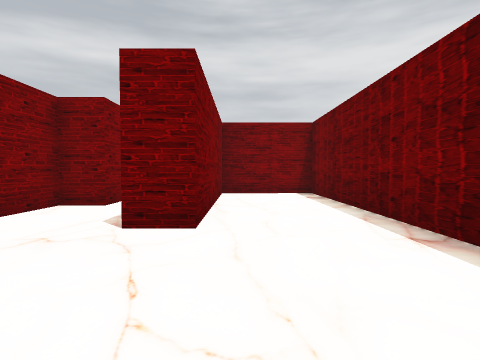
View 1 (above)

18 first-person views from a walk through a scene from a Unity 3-D project. The camera is 1.4 m above the floor, tilts 2° down and sees 80° across. The floor is counted in squares, 2 m on a side. Each view is taken from the middle of a square. On the plan, view 1 faces up. The plan holds only what a view shows up to about 10 squares ahead; the rest is blank.

View 2
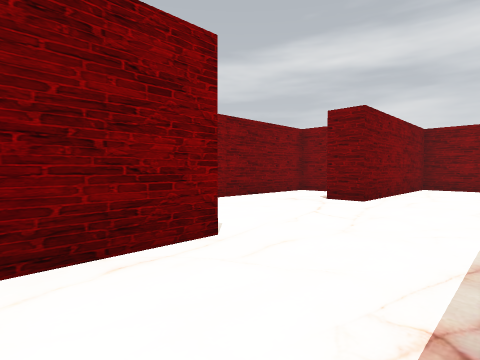

View 3
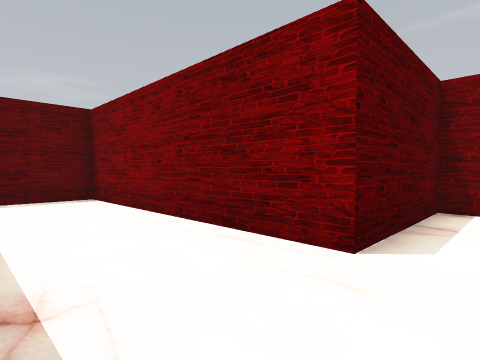

View 4
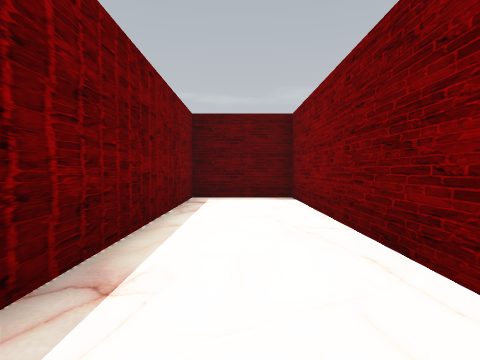

View 5
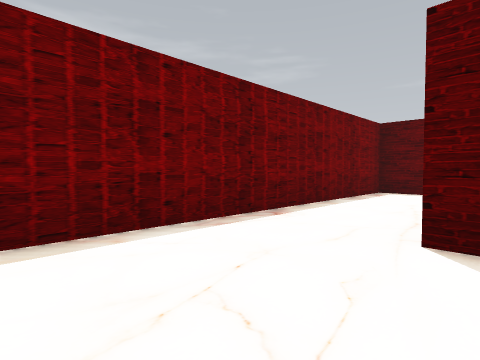

View 6
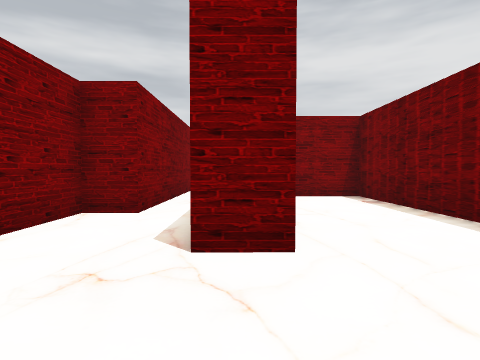

View 7
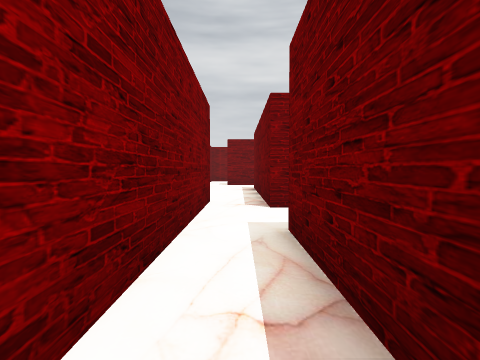

View 8
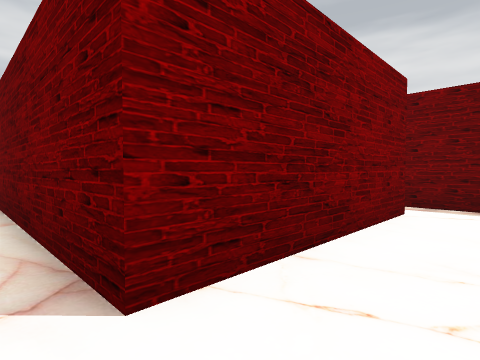

View 9
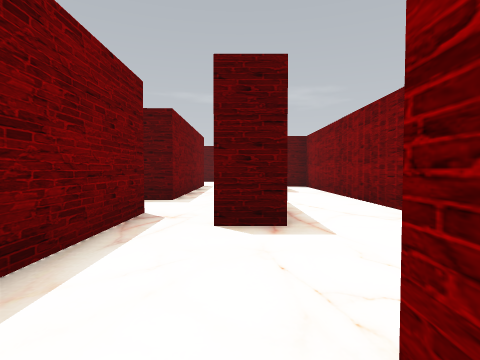

View 10
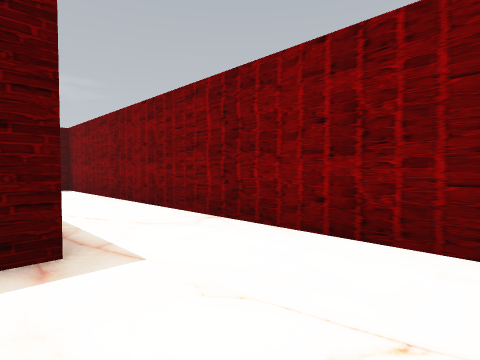

View 11
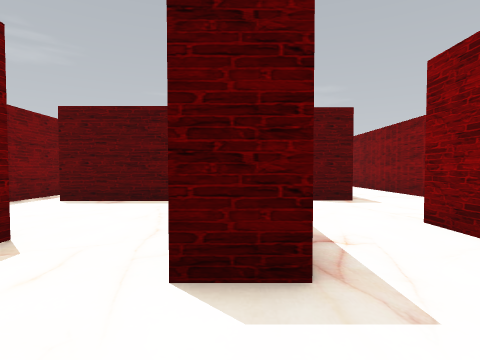

View 12
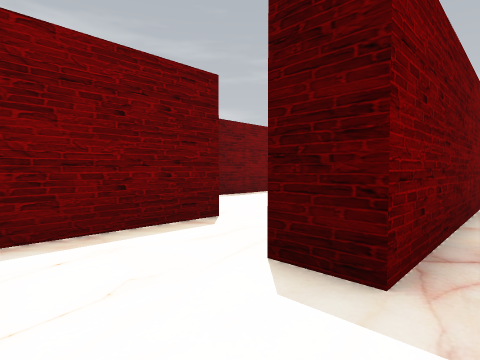

View 13
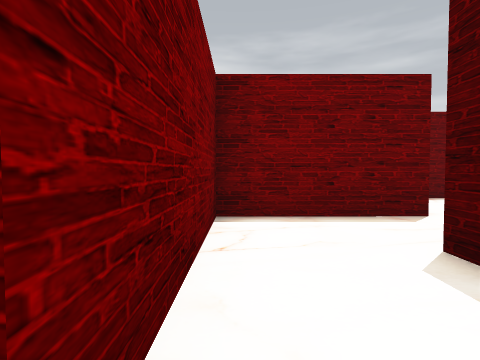

View 14
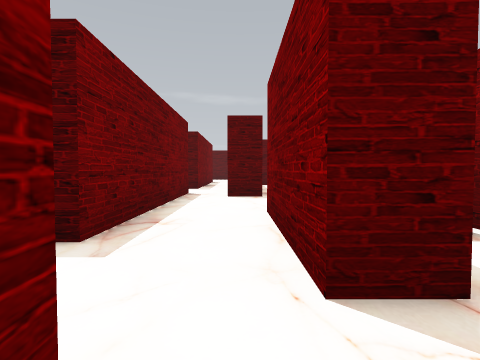

View 15
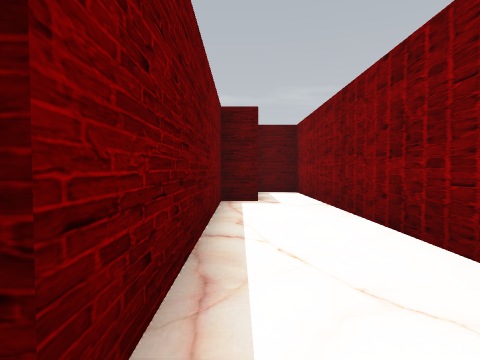

View 16
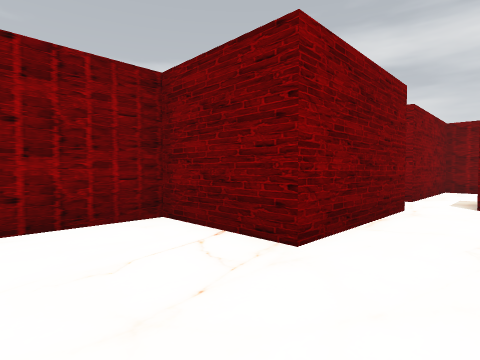

View 17
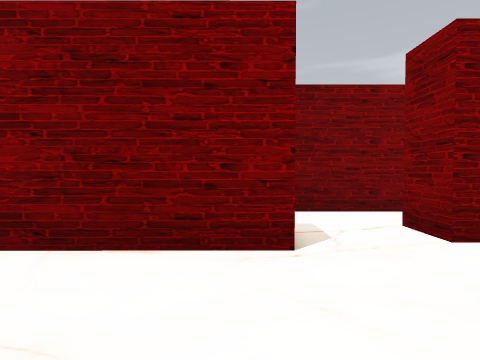

View 18
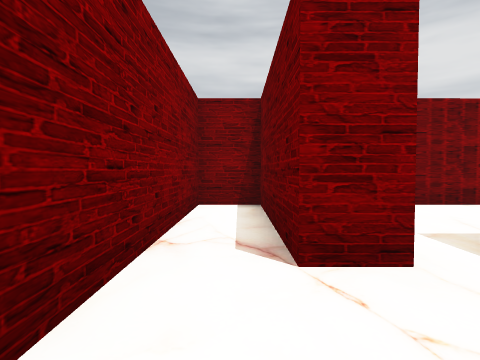

### Floor plan
Ten units are one square. View 1 is at (0, 0); x grows to the right and y downward. Boxes are objects, and circles mark ways between rooms. Rooms are numbered by the first view taken in them; rooms with no view inside come last. Other rooms are left out.
<svg viewBox="-63 -243 109 321">
<path fill="none" stroke="#000" d="M-34 10 -3 10 -3 73 22 73 22 -86 -5 -86 -5 -34 -14 -34M-27 -56 -34 -56 -34 -17M32 -114 -14 -113 -14 -125M-27 -124 -27 -56M41 -104 41 -121M-14 -61 -14 -93 -7 -93M-35 -185 -35 -152M-14 -194 -26 -194M-14 -155 -14 -172M-14 -125 -14 -155M-35 -152 -58 -152 -58 -39 -46 -39M-45 -65 -36 -65 -36 -124 -27 -124M13 -175 13 -194 -14 -194M-14 -172 -5 -173M-1 -238 -38 -237 -37 -200 -46 -200M-44 -185 -35 -185M-46 -200 -46 -237 -58 -237 -58 -189M13 -161 13 -175M5 -124 32 -125M41 -121 41 -143"/>
<circle cx="-20" cy="-60" r="3" fill="#2a7"/>
<circle cx="-20" cy="-120" r="3" fill="#2a7"/>
<circle cx="-25" cy="-165" r="3" fill="#2a7"/>
<circle cx="-10" cy="-185" r="3" fill="#2a7"/>
<circle cx="-30" cy="-200" r="3" fill="#2a7"/>
<circle cx="5" cy="-170" r="3" fill="#2a7"/>
<circle cx="-40" cy="-195" r="3" fill="#2a7"/>
<text x="0" y="-10">1</text>
<text x="0" y="-100">2</text>
<text x="-30" y="-180">3</text>
<text x="-40" y="-110">4</text>
<text x="0" y="-190">5</text>
<text x="40" y="-180">6</text>
<text x="-50" y="-200">7</text>
<text x="10" y="-150">8</text>
</svg>
Room 1 opens to room 2. Room 2 opens to room 4. Room 3 opens to room 4. Room 3 opens to room 5. Room 3 opens to room 6. Room 5 opens to room 8. Room 6 opens to room 7.

Where each view was taken, in squares from view 1:
view 1: 0 up, 0 right, facing up
view 2: 3 down, 2 right, facing up-left
view 3: 0 up, 2 right, facing down-left
view 4: 0 up, 1 right, facing down
view 5: 2 up, 1 left, facing down-right
view 6: 1 up, 1 left, facing up
view 7: 6 up, 2 left, facing up
view 8: 10 up, 2 left, facing up-right
view 9: 16 up, 3 left, facing down
view 10: 15 up, 3 left, facing down-left
view 11: 19 up, 1 left, facing down
view 12: 19 up, 2 left, facing down-right
view 13: 19 up, 3 left, facing right
view 14: 20 up, 3 left, facing down
view 15: 13 up, 4 left, facing down
view 16: 13 up, 2 left, facing up-left
view 17: 18 up, 1 left, facing left
view 18: 18 up, 5 left, facing up
